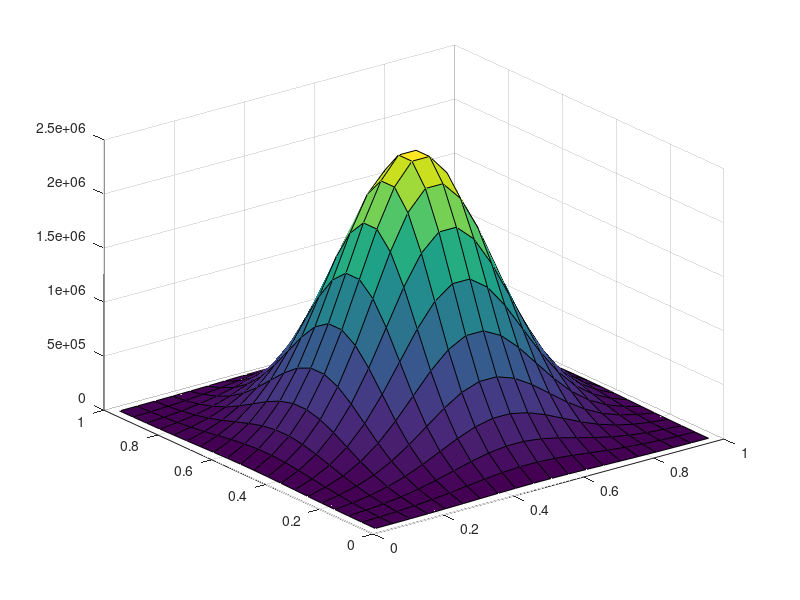

This chart was generated by the following MATLAB code:
clear all; close all;
m = 20;
n = 20;
Lx = 1;
Ly = 1;
dx = Lx/m;
dy = Ly/n;
tf = 2;
nt = 100;
dt = tf/nt;

x = linspace(0,Lx,m+1);
y = linspace(0,Ly,n+1);

xm = linspace(dx/2,Lx-dx/2,m);
ym = linspace(dy/2,Ly-dy/2,n);

[X,Y] = meshgrid(xm,ym);

S1 = @(x,y) exp(-((x-0.5)^2+(y-0.5)^2)/0.2^2);
S1a = arrayfun(S1,X,Y);
S1a = reshape (S1a,m*n,1);

In = sparse(eye(n));
Im = sparse(eye(m));
e = ones(m,1);
Tx = spdiags([e 2*e e],[-1 0 1],m,m);
Tx(1,1) = -1;
Tx(m,m) = -1;
Txf = full(Tx);

e = ones(n,1);
Ty = spdiags([e 2*e e],[-1 0 1],n,n);
Ty(1,1) = -1;
Ty(n,n) = -1;
Tyf = full(Ty);

A = -dt*(kron(In',Tx) + kron(Ty',Im)) + kron(In',Im);
[L,U,P] = lu(A);

Q = zeros(n*m,nt);
b = zeros(n*m,1);

for t = 2:nt
    b = Q(:,t-1) + dt*S1a;
    Q(:,t) = U\(L\(P*b));
end

Qr = reshape(Q(:,nt),m,n);
surf(X,Y,Qr);






